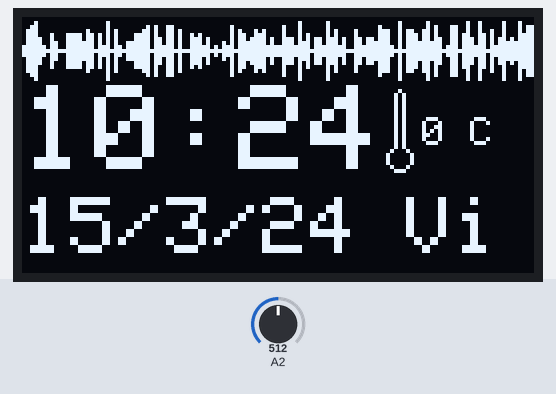
Recording of a sketch running on a simulated Arduino Uno, built with avr-gcc and run on an emulated ATmega328P. Shown: 128×64 one-colour display. Wiring (inferred from the names in the program): DS3231 clock at I2C address 0x68. Inputs (shaded band) come from the test bench; at power-on: A2 = 512. The local clock reads 2024-03-15 10:24:30 at power-on unless the sketch sets it; random numbers use the default seed unless the sketch sets one.

Above: at 3.93 s.
4.0 s: A2 set to 716
At 4.84 s:
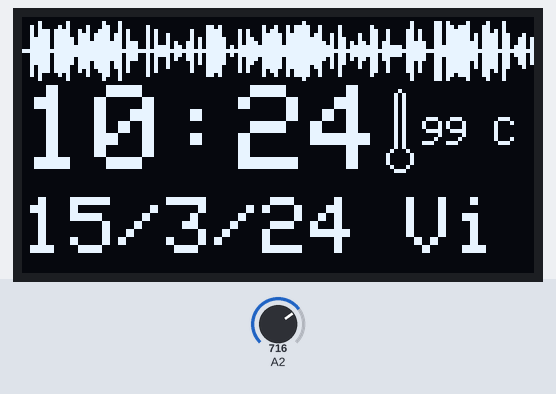
6.4 s: A2 set to 900
At 6.44 s:
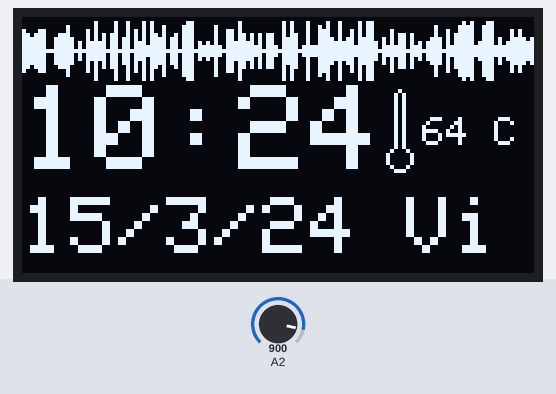
8.8 s: A2 set to 1023
At 9.66 s:
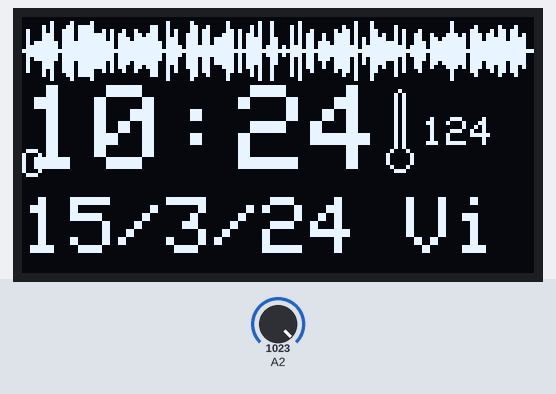

The sketch:

RelojULTIMATE.ino
```cpp
#include <Wire.h>
#include <toneAC.h>
#include <Adafruit_SSD1306.h>
#define DS3231_I2C_ADDRESS 0x68
#define OLED_ADDR   0x3C
byte tempe=10;
byte timer=0;
Adafruit_SSD1306 display(-1);
byte mat[7][21]={{0,0,1,1,1,0,0,0,0,0,0,0,0,0,0,0,0,0,0,0,0},{
                  0,1,0,0,0,1,0,0,0,0,0,0,0,0,0,0,0,0,0,0,0},{
                  1,0,0,0,0,0,1,1,1,1,1,1,1,1,1,1,1,1,1,1,0},{
                  1,0,0,0,0,0,0,0,0,0,0,0,0,0,0,0,0,0,0,0,1},{
                  1,0,0,0,0,0,1,1,1,1,1,1,1,1,1,1,1,1,1,1,0},{
                  0,1,0,0,0,1,0,0,0,0,0,0,0,0,0,0,0,0,0,0,0},{
                  0,0,1,1,1,0,0,0,0,0,0,0,0,0,0,0,0,0,0,0,0}};
void setup()
{
  Wire.begin();
  // DS3231 seconds, minutes, hours, day, date, month, year
  // setDS3231time(30,42,21,4,26,11,14);
  //setDS3231time(00,7,11,7,7,7,18);
  display.begin(SSD1306_SWITCHCAPVCC, OLED_ADDR);
  limp();
}
void loop()
{ Temp();
  displayTime();
  //logo();
  onda();
}

byte decToBcd(byte val)
{
  return( (val/10*16) + (val%10) );
}
byte bcdToDec(byte val)
{
  return( (val/16*10) + (val%16) );
}
void Temp(){
timer++;
for(int i=0;i<7;i++){
  for(int j=0;j<21;j++){
    if(mat[i][j]==1){
     dibuP(90+7-i,17+21-j);
    }
  }
}
  if(timer==25){
    tempe=analogRead(A2);
    tempe=(5.0*tempe*100.0)/1024.0;
    timer=0;
  }
  escrib(100,25,(String)tempe+" C",1);

}
void logo(){
for(int i=0;i<128;i++){
int n=random(1,16);
  for(int j=n;j>0;j--){
    dibuP(i,16-j);
  }
}
}
void onda(){
  for(int i=0;i<128;i++){
  int n=random(1,9);
    for(int j=0;j<n;j++){
      dibuP(i,8+j);
      dibuP(i,8-j);
    }
}

}
void dibuP(int x, int y){
  display.drawPixel(x,y,WHITE);
}
void limp(){
  display.clearDisplay();
 // display.display();
}
void escrib(int x,int y,String l,int t){
   display.setTextSize(t);
   display.setTextColor(WHITE);
   display.setCursor(x,y);
   display.print(l);
}
void setDS3231time(byte second, byte minute, byte hour, byte dayOfWeek, byte
dayOfMonth, byte month, byte year)
{
  Wire.beginTransmission(DS3231_I2C_ADDRESS);
  Wire.write(0); // set next input to start at the seconds register
  Wire.write(decToBcd(second)); // set seconds
  Wire.write(decToBcd(minute)); // set minutes
  Wire.write(decToBcd(hour)); // set hours
  Wire.write(decToBcd(dayOfWeek)); // set day of week (1=Sunday, 7=Saturday)
  Wire.write(decToBcd(dayOfMonth)); // set date (1 to 31)
  Wire.write(decToBcd(month)); // set month
  Wire.write(decToBcd(year)); // set year (0 to 99)
  Wire.endTransmission();
}
void readDS3231time(byte *second,
byte *minute,
byte *hour,
byte *dayOfWeek,
byte *dayOfMonth,
byte *month,
byte *year)
{
  Wire.beginTransmission(DS3231_I2C_ADDRESS);
  Wire.write(0); // set DS3231 register pointer to 00h
  Wire.endTransmission();
  Wire.requestFrom(DS3231_I2C_ADDRESS, 7);
  // request seven bytes of data from DS3231 starting from register 00h
  *second = bcdToDec(Wire.read() & 0x7f);
  *minute = bcdToDec(Wire.read());
  *hour = bcdToDec(Wire.read() & 0x3f);
  *dayOfWeek = bcdToDec(Wire.read());
  *dayOfMonth = bcdToDec(Wire.read());
  *month = bcdToDec(Wire.read());
  *year = bcdToDec(Wire.read());
}
void displayTime()
{
  byte second, minute, hour, dayOfWeek, dayOfMonth, month, year;
  readDS3231time(&second, &minute, &hour, &dayOfWeek, &dayOfMonth, &month,
  &year);
  //Serial.print(hour, DEC);
  String a="";
  String b="";
  String day;
  if(minute%30==0&&second==0){
  toneAC(1024,10,45,false);
  }
  toneAC();
  if(minute<10){
  b="0";
  }
  if(hour<10){
  a="0" ;
  }
  switch(dayOfWeek){
    case 1:
    day="Dom";
    break;
    case 2:
    day="Lun";
    break;
    case 3:
    day="Mar";
    break;
    case 4:
    day="Mie";
    break;
    case 5:
    day="Jue";
    break;
    case 6:
    day="Vie";
    break;
    case 7:
    day="Sab";
    break;
  }
  //hora y fecha
  //escrib(12,28,a+(String)hour+":"+b+(String)minute+"  "+(String)dayOfMonth+"/"+(String)month+"/"+(String)year+"  "+day,1);
  escrib(0,45,(String)dayOfMonth+"/"+(String)month+"/"+(String)year+" "+day,2);
  escrib(0,17,a+(String)hour+":"+b+(String)minute,3);
  display.display();
  limp();
}
```
